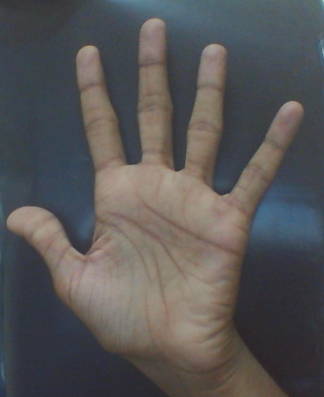
//> input picture testhand.png, 324 x 397 px, given in place of the camera
$ ./cvjyo2   (built with g++ and OpenCV 4)
//> lines starting //> are read from the running program, lines starting //| are printed output that depends on the picture; after the words box and inside, x2 and y2 are one past the last pixel; in counts of white or black regions, pixels touching at a corner belong together
//cvjyo ver 2.0

#include<opencv2/opencv.hpp>
#include<iostream>

#define NL cout<<endl

using namespace cv;
using namespace std;


void distTransform(Mat input,Mat &result)
{

	for(int i=0;i<input.rows;i++)
		for(int j=0;j<input.cols;j++)
			if(input.at<uchar>(i,j)==255)

}

void CannyThreshold(Mat src_gray, Mat& edge_gray, int lowThreshold, int highThreshold, int kernel_size)
{
	//blur( src_gray, edge_gray, Size(3,3) );
	GaussianBlur( src_gray, edge_gray, Size(5,5), 2, 2 );
	Canny( edge_gray, edge_gray, lowThreshold, highThreshold, kernel_size );
}

bool comparatorContourAreas ( vector<Point> c1, vector<Point> c2 ) {
	double i = fabs( contourArea(Mat(c1)) );
	double j = fabs( contourArea(Mat(c2)) );
	return ( i < j );
}

bool comparatorConvexityDefectsSetDepth (Vec4i a, Vec4i b) {
	double i = static_cast<double>(a.val[3]);
	double j = static_cast<double>(b.val[3]);
	return ( i < j );
}

bool checkPointInRegion(Mat src, float perx, float pery,Point p)
{
	//TODO : fill the function here
	int width = src.cols;
	int height = src.rows;
	int x1 = width*perx;
	int x2 = width - x1;
	int y1 = height*pery;
	int y2 = height - y1;

	if(p.x>x1 && p.x<x2 && p.y>y1 && p.y<	y2)
		return true;
	else return false;
}

int main(int argc, char** argv) {
	// [4 lines of commented-out code are left out]

	int edgeThresh = 1;
	int lowThreshold = 40;
	int const max_lowThreshold = 100;
	int maxThreshold = 40;
	int kernel_size = 5;

	vector<vector<Point> > contours1;
	vector<vector<Point> > contours1final;
	vector<int> arcLengths1;
	vector<Vec4i> hierarchy1;
	vector<Vec4i> hierarchy1final;

	VideoCapture cap(0);

	while(1) {

		Mat img_rgb;
		cap>>img_rgb;
//> img_rgb is the input picture: 397 rows x 324 cols, CV_8UC3; mean B, G, R 86.2, 85.9, 87.7

		Mat img_gray(img_rgb.rows, img_rgb.cols, CV_8UC1, Scalar::all(0));
		cvtColor(img_rgb, img_gray, CV_RGB2GRAY);
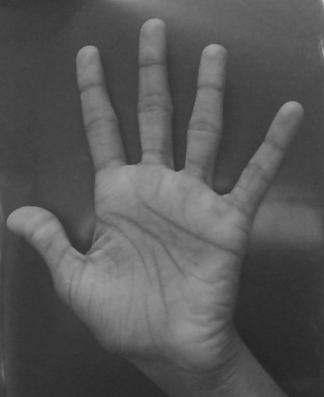
//> img_gray: 397 rows x 324 cols, CV_8UC1; min 35, max 205, mean 86.1

		Mat img1(img_gray.rows, img_gray.cols, CV_8UC1, Scalar::all(0));
		Mat img2(img_gray.rows, img_gray.cols, CV_8UC1, Scalar::all(0));
		Mat img3(img_gray.rows, img_gray.cols, CV_8UC1, Scalar::all(0));
		Mat img4(img_gray.rows, img_gray.cols, CV_8UC1, Scalar::all(0));
		Mat img5(img_gray.rows, img_gray.cols, CV_8UC1, Scalar::all(0));
		Mat img6(img_gray.rows, img_gray.cols, CV_8UC1, Scalar::all(0));
		Mat img7(img_gray.rows, img_gray.cols, CV_8UC1, Scalar::all(0));
		Mat img8(img_gray.rows, img_gray.cols, CV_8UC1, Scalar::all(0));
		Mat img9(img_gray.rows, img_gray.cols, CV_8UC1, Scalar::all(0));
		Mat img10(img_gray.rows, img_gray.cols, CV_8UC1, Scalar::all(0));

		Mat img_gray_temp(img_gray.rows, img_gray.cols, CV_8UC1, Scalar::all(0));
		Mat img_gray_sharp(img_gray.rows, img_gray.cols, CV_8UC1, Scalar::all(0));
		Mat img_hull_black(img_gray.rows, img_gray.cols, CV_8UC1, Scalar::all(0));
		Mat img_hull_3(img_gray.rows, img_gray.cols, CV_8UC1, Scalar::all(0));
		Mat img_hull(img_gray.rows, img_gray.cols, CV_8UC1, Scalar::all(0));
		Mat img_gray_temp3(img_gray.rows, img_gray.cols, CV_8UC1, Scalar::all(0));
		Mat img_defects_4(img_gray.rows, img_gray.cols, CV_8UC1, Scalar::all(0));
		Mat img_defects_5(img_gray.rows, img_gray.cols, CV_8UC1, Scalar::all(0));
		Mat img_defects_3_bin_inv(img_gray.rows, img_gray.cols, CV_8UC1, Scalar::all(0));


		Mat img_defects_1(img_gray.rows, img_gray.cols, CV_8UC1, Scalar::all(0));
		Mat img_defects_2(img_gray.rows, img_gray.cols, CV_8UC1, Scalar::all(0));
		Mat img_defects_3_bin(img_gray.rows, img_gray.cols, CV_8UC1, Scalar::all(0));

		img_gray.copyTo(img1);
		img_gray.copyTo(img2);
		img_gray.copyTo(img_hull_black);
		img_gray.copyTo(img_hull_3);
		img_gray.copyTo(img_gray_temp);

		CannyThreshold(img_gray, img1, lowThreshold, maxThreshold, kernel_size);
//> in CannyThreshold, `Canny( edge_gray, edge_gray, lowThreshold, highThreshold, kernel_size );`:
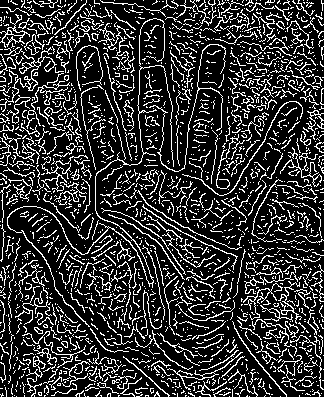
//> edge_gray: 397 rows x 324 cols, CV_8UC1; 20.2% white in thin lines or dots
		imshow("canny", img1);

		findContours(img1, contours1, hierarchy1, CV_RETR_LIST, CV_CHAIN_APPROX_SIMPLE);
//> contours1 = 2009 contours, 1936 with area under 20; largest, box (x1, y1, x2, y2) and area: (0, 47, 57, 112) 240, (7, 18, 174, 327) 224, (0, 14, 30, 48) 126, (167, 352, 243, 390) 84, (182, 101, 303, 196) 74

		vector<Vec4i> convexityDefectsSet1;

		sort(contours1.begin(),contours1.end(),comparatorContourAreas);
//> in comparatorContourAreas, `double i = fabs( contourArea(Mat(c1)) );`: i = 0
		int size1 = contours1.size();
//> size1 = 2009
		double areaTemp;
		double sizeImg = img_gray.rows * img_gray.cols;
//> sizeImg = 128628

		cout<<sizeImg<<endl<<endl;
//| 128628
		cout<<"area"<<endl;

		for(int i=0;i<size1;i++) {
			areaTemp = fabs(contourArea(Mat(contours1[i])));
			cout<<areaTemp<<"\t";
			if(areaTemp>(double)(sizeImg*0.0) && areaTemp<(double)(sizeImg*0.90)) {
				contours1final.push_back(contours1[i]);
				hierarchy1final.push_back(hierarchy1[i]);
			}
		}
//> this loop made 2009 passes
//> areaTemp on passes 1 to 3: 0, 0, 0
//| 0	0	0	0	0	0	0	0
//> (output is shown up to pass 8 of 2009)
//> after the loop, contours1final = 1073 contours, 1000 with area under 20; largest, box (x1, y1, x2, y2) and area: (0, 47, 57, 112) 240, (7, 18, 174, 327) 224, (0, 14, 30, 48) 126, (167, 352, 243, 390) 84, (182, 101, 303, 196) 74

		Scalar color(255,255,255);
		cout<<contours1.size()<<endl;
//| 2009
		cout<<contours1final.size();
//| 1073
		drawContours(img1,contours1, - 1, color,2, 8, hierarchy1);
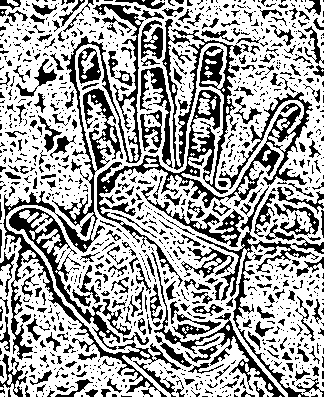
//> img1: 397 rows x 324 cols, CV_8UC1; 64.6% white; 1174 black regions (891 under 20 px), largest, box (x1, y1, x2, y2) and area: (97, 19, 313, 287) 8124, (3, 4, 181, 397) 6822, (9, 208, 120, 350) 1917

		imshow("im1", img1);

		drawContours(img2,contours1final, - 1, color,2, 8, hierarchy1final);
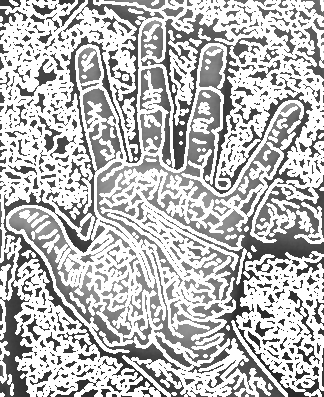
//> img2: 397 rows x 324 cols, CV_8UC1; min 35, max 255, mean 185.9

		imshow("im2", img2);

		vector<Vec4i> convexityDefectsSet;
		sort(contours1.begin(),contours1.end(),comparatorContourAreas);
		//int size1 = contours.size();

		vector<vector<int> >hulls( contours1.size() );
//> hulls = 2009 items

		convexHull(Mat(contours1[size1-1]), hulls[1],false);
//> (the run ends here: the program stops with an error, at `convexityDefects(contours1[size1-1], hulls[1], convexityDefectsSet);`)

$ run again, on adarshhand.jpg
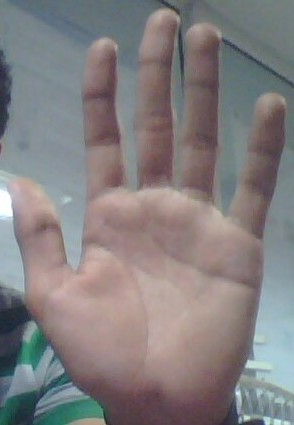
//> input picture adarshhand.jpg, 294 x 425 px, given in place of the camera
//> img_rgb is the input picture: 425 rows x 294 cols, CV_8UC3; mean B, G, R 127.8, 126.7, 131.1
//> in CannyThreshold, `Canny( edge_gray, edge_gray, lowThreshold, highThreshold, kernel_size );`:
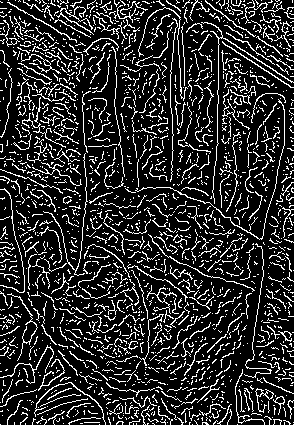
//> edge_gray: 425 rows x 294 cols, CV_8UC1; 17.3% white in thin lines or dots
//> `findContours(img1, contours1, hierarchy1, CV_RETR_LIST, CV_CHAIN_APPRO..`: contours1 = 2016 contours, 1988 with area under 20; largest, box (x1, y1, x2, y2) and area: (255, 388, 274, 413) 89, (201, 22, 294, 204) 60, (273, 396, 285, 415) 54, (135, 99, 285, 240) 48, (56, 6, 94, 35) 48
//> i = 0
//> j = 0.5
//> `sort(contours1.begin(),contours1.end(),comparatorContourAreas);`: contours1 = 2016 contours, 1988 with area under 20; largest, box (x1, y1, x2, y2) and area: (255, 388, 274, 413) 89, (201, 22, 294, 204) 60, (273, 396, 285, 415) 54, (56, 6, 94, 35) 48, (135, 99, 285, 240) 48
//> size1 = 2016
//| 124950
//> the loop `for(int i=0;i<size1;i++)` made 2016 passes
//> areaTemp on passes 1 to 3: 0, 0, 0
//> (printed output is left out)
//> after the loop `for(int i=0;i<size1;i++)`: contours1final = 1009 contours, 981 with area under 20; largest, box (x1, y1, x2, y2) and area: (255, 388, 274, 413) 89, (201, 22, 294, 204) 60, (273, 396, 285, 415) 54, (56, 6, 94, 35) 48, (135, 99, 285, 240) 48
//| 2016
//| 1009
//> img1: 425 rows x 294 cols, CV_8UC1; 57.2% white; 692 black regions (512 under 20 px), largest, box (x1, y1, x2, y2) and area: (164, 44, 294, 425) 7907, (4, 288, 192, 425) 3909, (0, 46, 111, 269) 3683
//> `drawContours(img2,contours1final, - 1, color,2, 8, hierarchy1final);`:
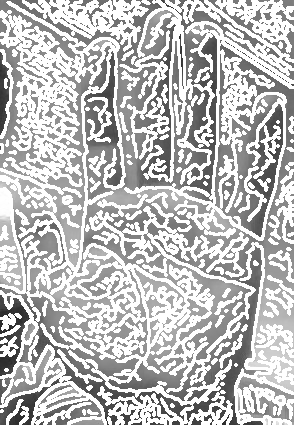
//> img2: 425 rows x 294 cols, CV_8UC1; min 42, max 255, mean 191.1
//> hulls = 2016 items

$ run again, on anirudhhand.jpg
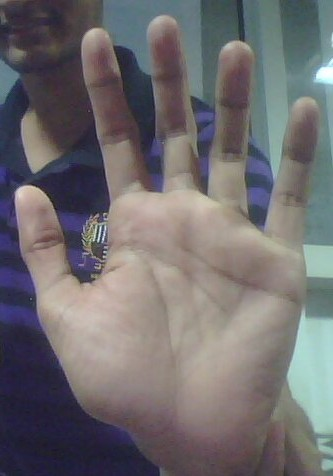
//> input picture anirudhhand.jpg, 333 x 476 px, given in place of the camera
//> img_rgb is the input picture: 476 rows x 333 cols, CV_8UC3; mean B, G, R 111.3, 108.7, 111.8
//> in CannyThreshold, `Canny( edge_gray, edge_gray, lowThreshold, highThreshold, kernel_size );`:
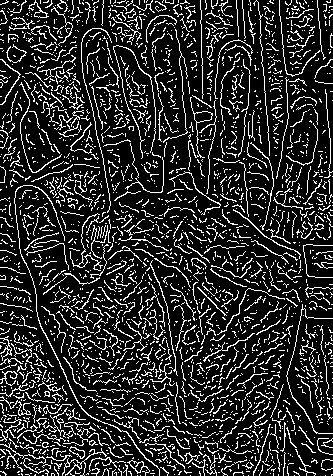
//> edge_gray: 476 rows x 333 cols, CV_8UC1; 17.1% white in thin lines or dots
//> contours1 = 2609 contours, 2577 with area under 20; largest, box (x1, y1, x2, y2) and area: (190, 97, 213, 158) 163, (194, 111, 213, 123) 148, (14, 185, 160, 476) 116, (127, 460, 150, 476) 106, (69, 446, 85, 459) 88
//> in comparatorContourAreas, `double i = fabs( contourArea(Mat(c1)) );`: i = 0
//> in comparatorContourAreas, `double j = fabs( contourArea(Mat(c2)) );`: j = 1
//> size1 = 2609
//| 158508
//> the loop `for(int i=0;i<size1;i++)` made 2609 passes
//> areaTemp on passes 1 to 3: 0, 0, 0
//> (printed output is left out)
//> after the loop `for(int i=0;i<size1;i++)`: contours1final = 1271 contours, 1239 with area under 20; largest, box (x1, y1, x2, y2) and area: (190, 97, 213, 158) 163, (194, 111, 213, 123) 148, (14, 185, 160, 476) 116, (127, 460, 150, 476) 106, (69, 446, 85, 459) 88
//| 2609
//| 1271
//> img1: 476 rows x 333 cols, CV_8UC1; 56.7% white; 815 black regions (610 under 20 px), largest, box (x1, y1, x2, y2) and area: (0, 0, 168, 476) 15060, (193, 205, 333, 476) 7235, (102, 135, 295, 334) 6845
//> hulls = 2609 items
//> `convexityDefects(contours1[size1-1], hulls[1], convexityDefectsSet);`: convexityDefectsSet = 6 items: [0, 39, 23, 2304], [39, 45, 40, 306], [45, 47, 46, 114], [47, 56, 51, 512], [56, 83, 73, 3640], [84, 102, 93, 2793]
//| 8
//> the loop `for(int kk=0;kk<hulls[1].size();kk++)` made 8 passes
//| 102
//| 84
//| 83
//| 56
//| 47
//> (output is shown up to pass 5 of 8)
//> in comparatorConvexityDefectsSetDepth, `double i = static_cast<double>(a.val[3]);`: i = 306
//> in comparatorConvexityDefectsSetDepth, `double j = static_cast<double>(b.val[3]);`: j = 2304
//> `sort(convexityDefectsSet.begin(), convexityDefectsSet.end(), comparato..`: convexityDefectsSet = 6 items: [45, 47, 46, 114], [39, 45, 40, 306], [47, 56, 51, 512], [0, 39, 23, 2304], [84, 102, 93, 2793], [56, 83, 73, 3640]
//> the loop `for(int k=0;k<convexityDefectsSet.size();k++)` made 6 passes
//> (printed output is left out)
//> after the loop `for(int k=0;k<convexityDefectsSet.size();k++)`:
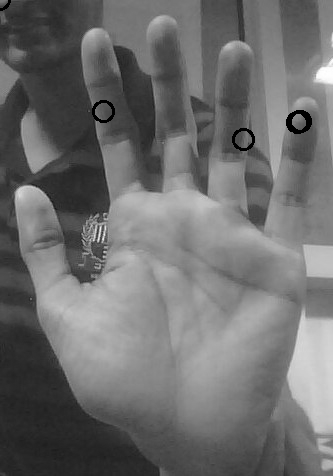
//> img_hull_3: 476 rows x 333 cols, CV_8UC1; min 0, max 255, mean 109.4
